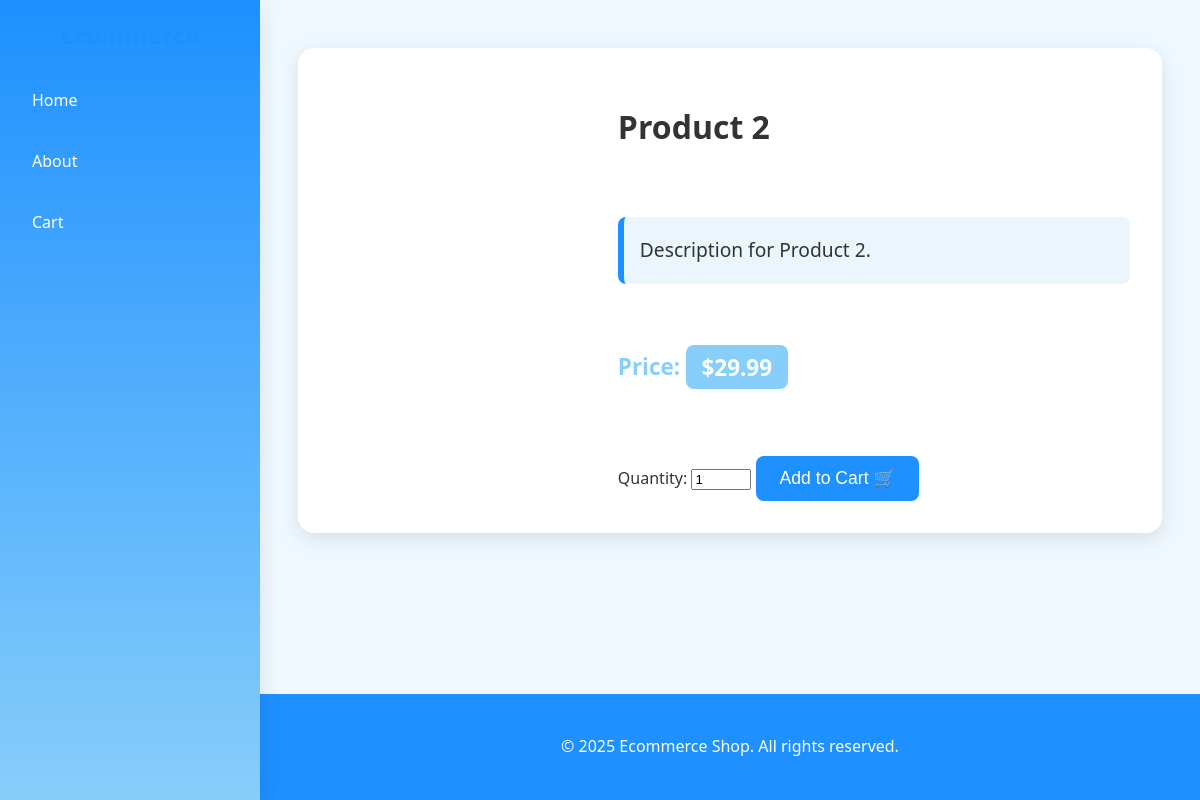
Screenshot of /product/2/ with the database file from the repository.
### shop/models.py (models this page shows, shortened)
class Product(models.Model):
    name = models.CharField(max_length=255)
    description = models.TextField()
    price = models.DecimalField(max_digits=10, decimal_places=2)
    category = models.ForeignKey(Category, related_name='products', on_delete=models.CASCADE)
    stock = models.PositiveIntegerField()

### shop/views.py (the view)
# urls.py: path("product/<int:product_id>/", views.product_detail, name="product_detail"),
def product_detail(request, product_id):
    product = get_object_or_404(Product, id=product_id)
    return render(request, "shop/product_detail.html", {"product": product})

### shop/templates/shop/product_detail.html (shortened to what this page needs)
{% extends 'shop/base.html' %}
{% block content %}
<div class="product-detail-card">
  <div class="product-detail-image-container">
  </div>
  <div class="product-detail-info">
    <h1 class="product-detail-title">{{ product.name }}</h1>
    <p class="product-detail-desc">{{ product.description }}</p>
    <p class="product-detail-price">Price: <span>${{ product.price }}</span></p>
    <form action="{% url 'add_to_cart' product.id %}" method="post" style="margin-top:1.5rem;">
        <label for="quantity">Quantity:</label>
        <input type="number" name="quantity" id="quantity" value="1" min="1" style="width:60px;">
        <button type="submit" class="add-to-cart-btn">Add to Cart 🛒</button>
    </form>
  </div>
</div>
{% endblock %}

### shop/static/css/styles.css (style rules this page uses)
:root { --bg: #f0f8ff; --panel: #ffffff; --text: #333; --muted: #777; --brand: #1e90ff; --accent: #87cefa; --border: #ddd; --shadow: 0 6px 20px rgba(0, 0, 0, 0.1); }
* { box-sizing: border-box; }
html, body { margin: 0; padding: 0; background: var(--bg); color: var(--text); font-family: 'Segoe UI', Tahoma, Geneva, Verdana, sans-serif; line-height: 1.6; }
.with-sidebar { display: flex; min-height: 100vh; }
.product-detail-card { display: flex; gap: 2rem; background: var(--panel); border-radius: 16px; box-shadow: var(--shadow); padding: 2rem; max-width: 1100px; margin: 3rem auto; transition: box-shadow 0.3s ease, transform 0.3s ease; }
.product-detail-image-container { flex: 1; display: flex; justify-content: center; align-items: center; }
.product-detail-info { flex: 2; display: flex; flex-direction: column; gap: 1.5rem; }
.product-detail-title { font-size: 2rem; font-weight: 700; color: var(--text); }
.product-detail-desc { color: #333; font-size: 1.2rem; line-height: 1.8; padding: 1rem; background: rgba(52, 152, 219, 0.1); border-left: 6px solid var(--brand); border-radius: 8px; }
.product-detail-price { font-size: 1.4rem; color: var(--accent); font-weight: bold; }
.product-detail-price span { color: #fff; background: var(--accent); padding: 0.3em 0.7em; border-radius: 8px; }
.add-to-cart-btn { background-color: var(--brand); color: white; padding: 12px 24px; font-size: 1.1rem; border: none; border-radius: 8px; cursor: pointer; transition: background-color 0.3s ease, transform 0.2s ease; }

### rows the page displays
Product: name "Product 2", description "Description for Product 2.", price "29.99"
